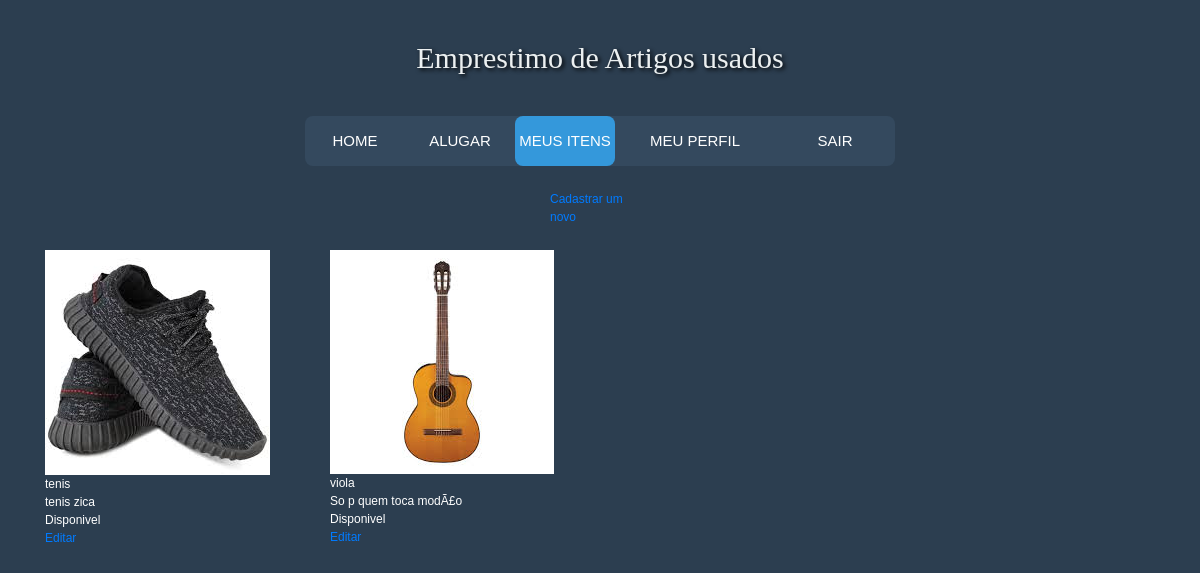
/index.php?page=itens (signed in), run on the app's committed database.
### tables this page shows
CREATE TABLE IF NOT EXISTS `item` (
  `item_id` int(11) NOT NULL AUTO_INCREMENT,
  `item_name` varchar(255) NOT NULL,
  `item_desc` varchar(255) NOT NULL,
  `item_img` varchar(255) NOT NULL,
  `item_status` varchar(20) NOT NULL,
  `user_id` int(255) NOT NULL,
  PRIMARY KEY (`item_id`),
  KEY `fk_item_user` (`user_id`)
);

### dao/item_dao.php (called while the page is built, shortened)
<?php
    class Item_DAO{
        private $item_id;
        private $item_name;
        private $item_desc;
        private $item_img;
        private $item_status;
        function __construct($data){
            $this->item_id = $data[0];
            $this->item_name = $data[1];
            $this->item_desc = $data[2];
            $this->item_img = $data[3];
            $this->item_status = $data[4];
        }
        function getItem_id(){
            return $this->item_id;
        }
        function getItem_name(){
            return $this->item_name;
        }
        function getItem_desc(){
            return $this->item_desc;
        }
        function getItem_img(){
            return $this->item_img;
        }
        function getItem_status(){
            return $this->item_status;
        }
    }
?>

### model/conn.php (called while the page is built, shortened)
<?php
    class Connection_db{
        public $db_user="root";
        public $db_pass="";
        public $db="trabalho_lp2";
        public $server="localhost";
        function list_user_itens($user_id){
            $query = 'SELECT * FROM item WHERE user_id = '.$user_id;
            $result = $this->execute_query($query);
            if(mysqli_num_rows($result) >= 1){
                $data = mysqli_fetch_all($result);
                return $data;
            }else{
                echo $query;
            }
        }
        function execute_query($query){
            $conn = new mysqli($this->server,$this->db_user,$this->db_pass,$this->db);
            $result = mysqli_query($conn, $query);
            return $result;
        }
    }
?>

### model/item.php (the view, shortened to what this page needs)
<?php
include('dao/item_dao.php');
class Item{
    public function get_user_itens(){
        $conn = new Connection_db();
        $data_array = $conn->list_user_itens($_SESSION['user_id']);
        $itens_list = array();
        foreach($data_array as $data){
            $item = new Item_DAO($data);
            array_push($itens_list,$item);
        }
        return $this->cards_list($itens_list);
    }
    public function cards_list($itens_list)
    {
        echo "<div class='row mt-4'>";
        foreach($itens_list as $item){
            echo "<div class='col-md-3'>
                <div class='image'><img src='".$item->getItem_img()."' /></div>
                <div class='title'>".$item->getItem_name()."</div>
                <div class='description'>".$item->getItem_desc()."</div>
                <div class='status'>".$item->getItem_status()."</div>
                <a href='?page=itens_edit&id=".$item->getItem_id()."'>Editar</a>
            </div>";
        }
        echo "</div>";
    }
}
?>

### css/style.css (style rules this page uses)
a:nth-child(5) { width: 120px; }
body { font-size: 12px; font-family: sans-serif; background: #2c3e50; color: #fff; }

### data on the page
item: item_img (picture), item_name "tenis", item_desc "tenis zica", item_status "Disponivel"
item: item_img (picture), item_name "viola", item_desc "So p quem toca modÃ£o", item_status "Disponivel"
